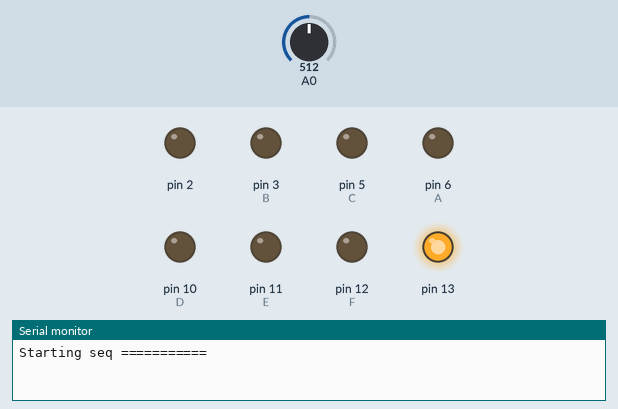
This sketch was run on a simulated Arduino Uno, built with avr-gcc and run on an emulated ATmega328P. Shown: output pins drawn as LEDs (lit = HIGH), the last lines printed to the serial monitor. Inputs (shaded band) come from the test bench; at power-on: A0 = 512.

Above: at 0.1 s.
At 3.6 s:
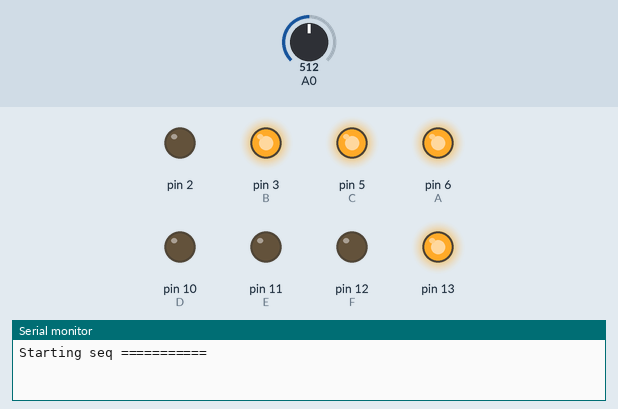
At 8.6 s:
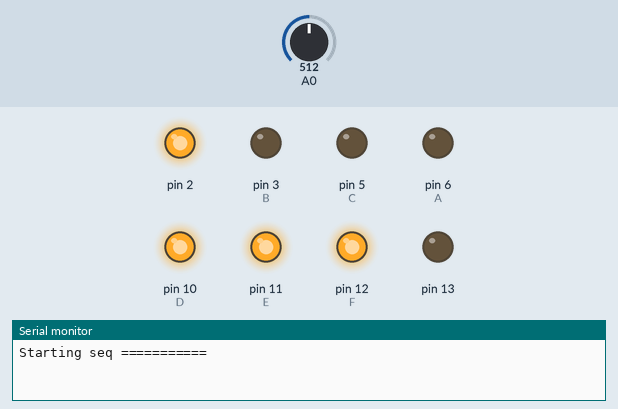
At 10.1 s:
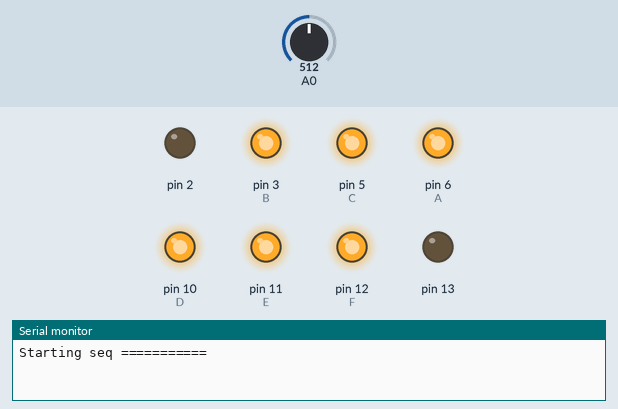
At 11.1 s:
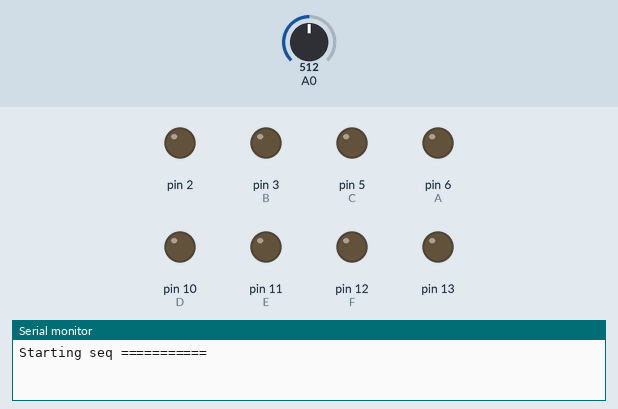
At 12.1 s:
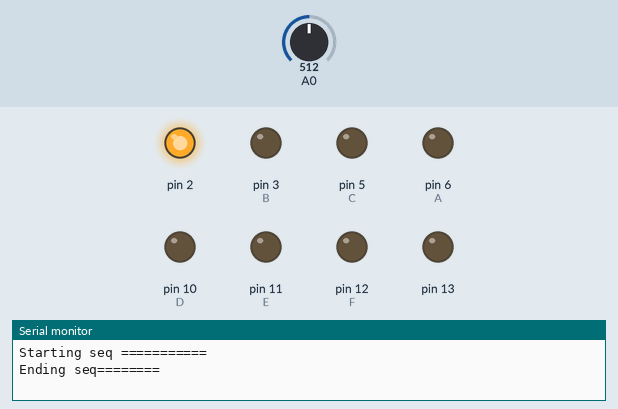
Timing chart, 0 to 13.6 s (numbered marks = the images above):
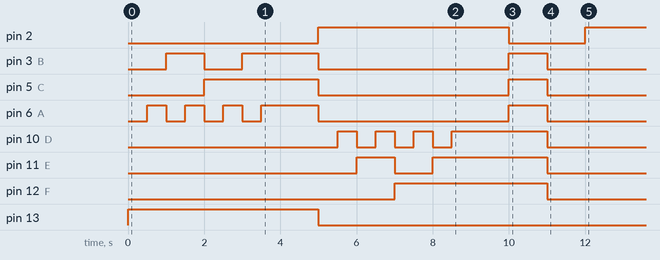

The sketch:

cilindruPneumaticCod.ino
```cpp
#define B 3
#define C 5
#define A 6
#define D 10
#define E 11
#define F 12

void setup() {
  // put your setup code here, to run once:
  pinMode(A,OUTPUT);
  pinMode(B,OUTPUT);
  pinMode(C,OUTPUT);
  pinMode(D,OUTPUT);
  pinMode(E,OUTPUT);
  pinMode(F,OUTPUT);
  pinMode(2,OUTPUT);
  pinMode(13,OUTPUT);
  Serial.begin(9600);
  Serial.println("Starting seq ===========");
  digitalWrite(2,LOW);
  digitalWrite(13,HIGH);
  for(int i = 0; i < 8;i++)
  {
    analogWrite(A,i&(0b001) ? 255:0 );
    analogWrite(B,i&(0b010) ? 255:0 );
    analogWrite(C,i&(0b100) ? 255:0 );
    analogWrite(D,0);
    analogWrite(E,0);
    analogWrite(F,0);
    delay(500);

  }
  delay(1000);
  digitalWrite(2,HIGH);
  digitalWrite(13,LOW);
  for(int i = 0 ;i < 8;i++)
  {
    analogWrite(D,i&(0b001) ? 255:0 );
    analogWrite(E,i&(0b010) ? 255:0 );
    analogWrite(F,i&(0b100) ? 255:0 );
    analogWrite(A,0);
    analogWrite(B,0);
    analogWrite(C,0);
    delay(500);
  }
  delay(1000);
  digitalWrite(2,LOW);
  digitalWrite(13,LOW);
  analogWrite(D, 255 );
  analogWrite(E, 255 );
  analogWrite(F, 255 );
  analogWrite(A, 255 );
  analogWrite(B, 255 );
  analogWrite(C, 255 );
  delay(1000);
  analogWrite(D, 0 );
  analogWrite(E, 0 );
  analogWrite(F, 0 );
  analogWrite(A, 0 );
  analogWrite(B, 0 );
  analogWrite(C, 0 );
  delay(1000);
  Serial.println("Ending seq========");

  //digitalWrite(A,LOW);
  //digitalWrite(B,LOW);
  //digitalWrite(C,LOW);
  // digitalWrite(D,LOW);
  // digitalWrite(E,LOW);
  // digitalWrite(F,LOW);
}

void loop() {
  int sensorValue = analogRead(A0);
  // put your main code here, to run repeatedly:
  int i = sensorValue >> 6;
  if(i<8)
  {
     digitalWrite(2,LOW);
    digitalWrite(13,HIGH);

    analogWrite(A,i&(0b001) ? 255:0 );
    analogWrite(B,i&(0b010) ? 255:0 );
    analogWrite(C,i&(0b100) ? 255:0 );
    analogWrite(D,0);
    analogWrite(E,0);
    analogWrite(F,0);
    //Serial.print("<");
  }

  else
  {
    i = i - 8;
    digitalWrite(2,HIGH);
    digitalWrite(13,LOW);
    analogWrite(D,i&(0b001) ? 255:0 );
    analogWrite(E,i&(0b010) ? 255:0 );
    analogWrite(F,i&(0b100) ? 255:0 );
    analogWrite(A,0);
    analogWrite(B,0);
    analogWrite(C,0);
    //Serial.print(">");
  }


  //Serial.println(i);

    // digitalWrite(D,i&(0b001) ? HIGH:LOW );
    // digitalWrite(E,i&(0b010) ? HIGH:LOW );
    // digitalWrite(F,i&(0b100) ? HIGH:LOW );

    // Serial.print(i);
    // Serial.print(" ");
    // Serial.print(i&(0b001)? 1 : 0);
    // Serial.print(" ");
    // Serial.print(i&(0b010)? 1 : 0);
    // Serial.print(" ");
    // Serial.print(i&(0b100)? 1 : 0);
    // Serial.print(" ");
    // Serial.println();
    delay(1);

}
```

Measured:
- by itself, pin 2: HIGH → LOW at 10.0 s, → HIGH 2.0 s later
